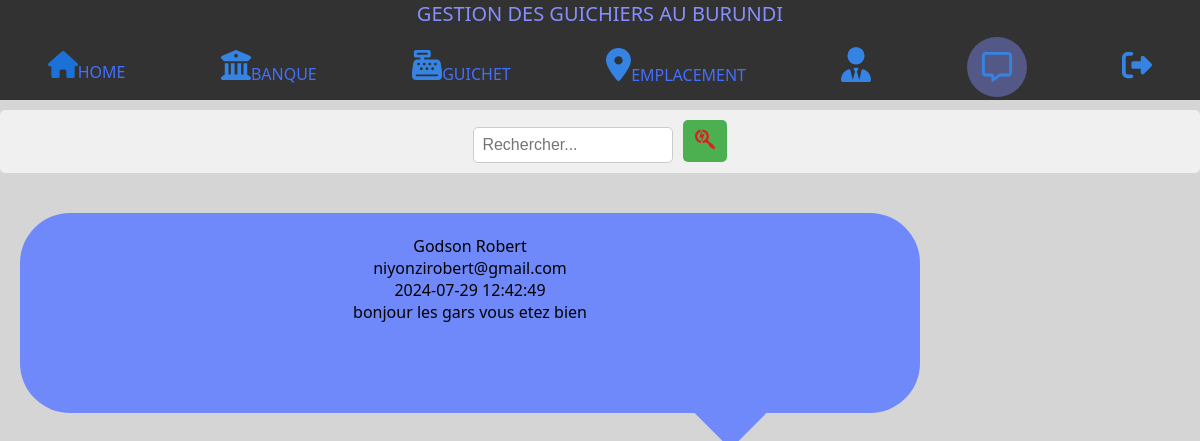
Page /rorton/message.php on the committed database.
### tables this page shows
CREATE TABLE `contacter` (
  `id_message` int(50) NOT NULL,
  `nom` varchar(50) NOT NULL,
  `prenom` varchar(50) NOT NULL,
  `email` text NOT NULL,
  `message` text NOT NULL,
  `time` datetime NOT NULL DEFAULT current_timestamp()
);

### rorton/message.php (the view, shortened to what this page needs)
<!DOCTYPE html>
<html lang="en">
<head>
    <link rel="stylesheet" href="message.css">
</head>
<body>
    <?php
    include("menu.php");
    include("connect.php");
    $message= $connect->query("select*from contacter");
    ?>
    <div class="continer">
        <table>
            <?php
            while($take_from_db= $message->fetch())
            {
            ?>
            <div class="message">
                <?php echo $take_from_db["username"];?><br>
                <?php echo $take_from_db["nom"]; ?>
                <?php echo $take_from_db["prenom"]; ?><br>
                <?php echo $take_from_db["email"]; ?><br>
                <?php echo $take_from_db["time"]; ?><br>
                <?php echo $take_from_db["message"]; ?>
            </div>
            <?php
            }
            ?>
        </table>
    </div>
</body>
</html>

### rorton/message.css (style rules this page uses)
body { font-family: 'Segoe UI', Tahoma, Geneva, Verdana, sans-serif; }
.message { position: relative; margin-top: 40px; height: 200px; width: 900px; background: rgb(111, 137, 250); border-radius: 50px 50px 50px 50px; left: 20px; text-align: center; }
.message::before { content: ""; position: absolute; bottom: -15px; right: 160px; height: 50px; width: 80px; background: rgb(111, 137, 250); transform: rotate(45deg); z-index: -20; }

### rorton/menu.css (style rules this page uses)
* { padding: 0; margin:0; box-sizing: border-box; }
body { background: #d6d5d5; font-family: 'Segoe UI', Tahoma, Geneva, Verdana, sans-serif; }

### rows in the picture
contacter: nom "Godson", prenom "Robert", email "niyonzirobert@gmail.com", time "2024-07-29 12:42:49", message "bonjour les gars vous etez bien"
